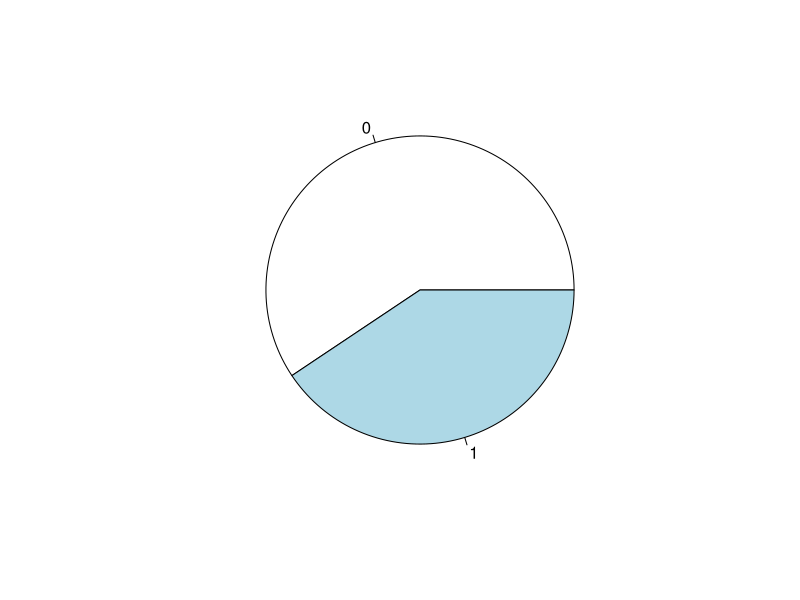
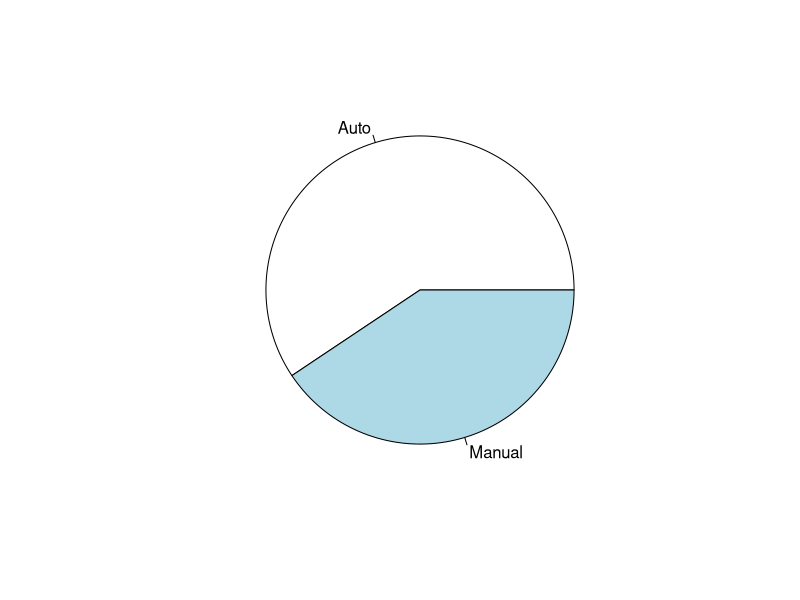
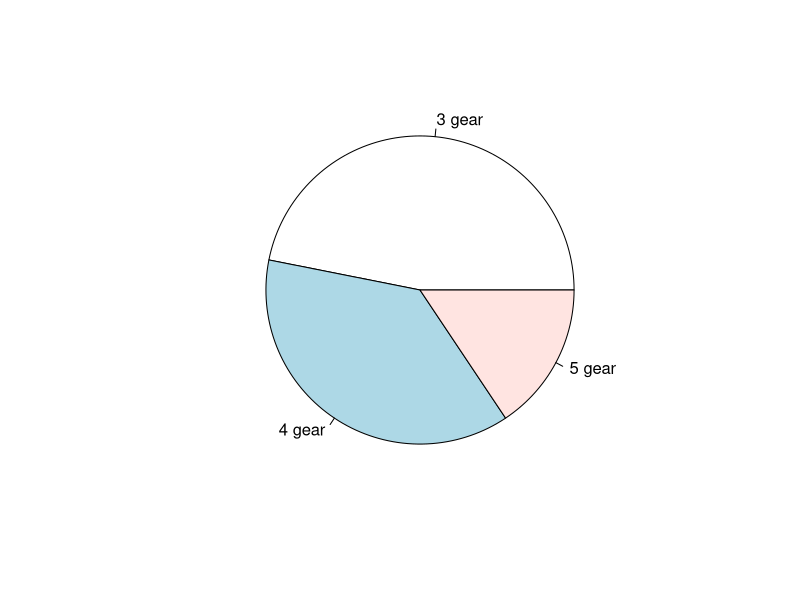

These figures' R source, in order: (Note: this script raises an error after producing the figures.)
#analysis of dataset mtcars using dplyr
#filename : dplyr-mtcars.R

library(dplyr)
?mtcars
#Structure of Data set
str(mtcars) #structure
dim(mtcars) #dimensions
names(mtcars) ;colnames(mtcars) #column names
rownames(mtcars) #rownames
summary(mtcars) #summary of dataset


#summary activities on mtcars
t1=table(mtcars$am) #how many cars have auto transm
pie(t1)
19/32*360
pie(t1, labels = c('Auto', 'Manual'))
(t2=table(mtcars$gear))
pie(t2, labels = c('3 gear','4 gear','5 gear'))
pie(t3, labels = c('6 cylinder', '4 cylinder', '8 cylinder'))
barplot(t2)    
barplot(t2, col = 1:3)
barplot(t2, col = 1:3, horiz = T)
barplot(t2,col = c('green', 'blue', 'yellow'), xlab = 'Gear', ylab = 'no of cars', ylim=c(0,20))
title(main = 'distributing no of gears of cars', sub = 'no of gears')

#using dplyr %>% is chaining function
mtcars %>% select(mpg,gear) %>% slice(c(1:5, 10))
#select for columns, slice for rows
mtcars %>% arrange(mpg) #ascending order of mileage
mtcars %>% arrange(am, desc(mpg)) %>% select(am, mpg) #ascending order of am, descending order of mpg
